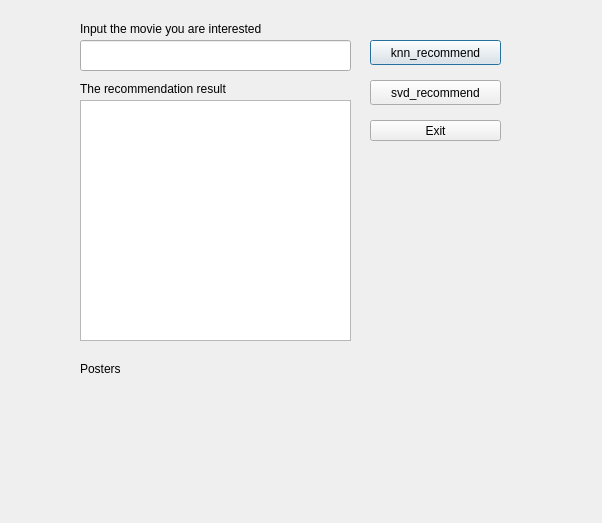
<?xml version="1.0" encoding="UTF-8"?>
<ui version="4.0">
 <class>Dialog</class>
 <widget class="QDialog" name="Dialog">
  <property name="geometry">
   <rect>
    <x>0</x>
    <y>0</y>
    <width>602</width>
    <height>523</height>
   </rect>
  </property>
  <property name="windowTitle">
   <string>Dialog</string>
  </property>
  <widget class="QPushButton" name="rec_knn">
   <property name="geometry">
    <rect>
     <x>370</x>
     <y>40</y>
     <width>131</width>
     <height>25</height>
    </rect>
   </property>
   <property name="text">
    <string>knn_recommend</string>
   </property>
  </widget>
  <widget class="QPushButton" name="Exit">
   <property name="geometry">
    <rect>
     <x>370</x>
     <y>120</y>
     <width>131</width>
     <height>21</height>
    </rect>
   </property>
   <property name="text">
    <string>Exit</string>
   </property>
  </widget>
  <widget class="QLineEdit" name="lineEdit">
   <property name="geometry">
    <rect>
     <x>80</x>
     <y>40</y>
     <width>271</width>
     <height>31</height>
    </rect>
   </property>
  </widget>
  <widget class="QTextEdit" name="textEdit">
   <property name="geometry">
    <rect>
     <x>80</x>
     <y>100</y>
     <width>271</width>
     <height>241</height>
    </rect>
   </property>
  </widget>
  <widget class="QPushButton" name="rec_svd">
   <property name="geometry">
    <rect>
     <x>370</x>
     <y>80</y>
     <width>131</width>
     <height>25</height>
    </rect>
   </property>
   <property name="text">
    <string>svd_recommend</string>
   </property>
  </widget>
  <widget class="QLabel" name="label">
   <property name="geometry">
    <rect>
     <x>80</x>
     <y>20</y>
     <width>241</width>
     <height>17</height>
    </rect>
   </property>
   <property name="text">
    <string>Input the movie you are interested</string>
   </property>
  </widget>
  <widget class="QLabel" name="label_2">
   <property name="geometry">
    <rect>
     <x>80</x>
     <y>80</y>
     <width>201</width>
     <height>17</height>
    </rect>
   </property>
   <property name="text">
    <string>The recommendation result</string>
   </property>
  </widget>
  <widget class="QLabel" name="label_3">
   <property name="geometry">
    <rect>
     <x>80</x>
     <y>360</y>
     <width>201</width>
     <height>17</height>
    </rect>
   </property>
   <property name="text">
    <string>Posters</string>
   </property>
  </widget>
  <widget class="QLabel" name="img">
   <property name="geometry">
    <rect>
     <x>80</x>
     <y>390</y>
     <width>431</width>
     <height>81</height>
    </rect>
   </property>
   <property name="text">
    <string/>
   </property>
  </widget>
 </widget>
 <resources/>
 <connections/>
</ui>
